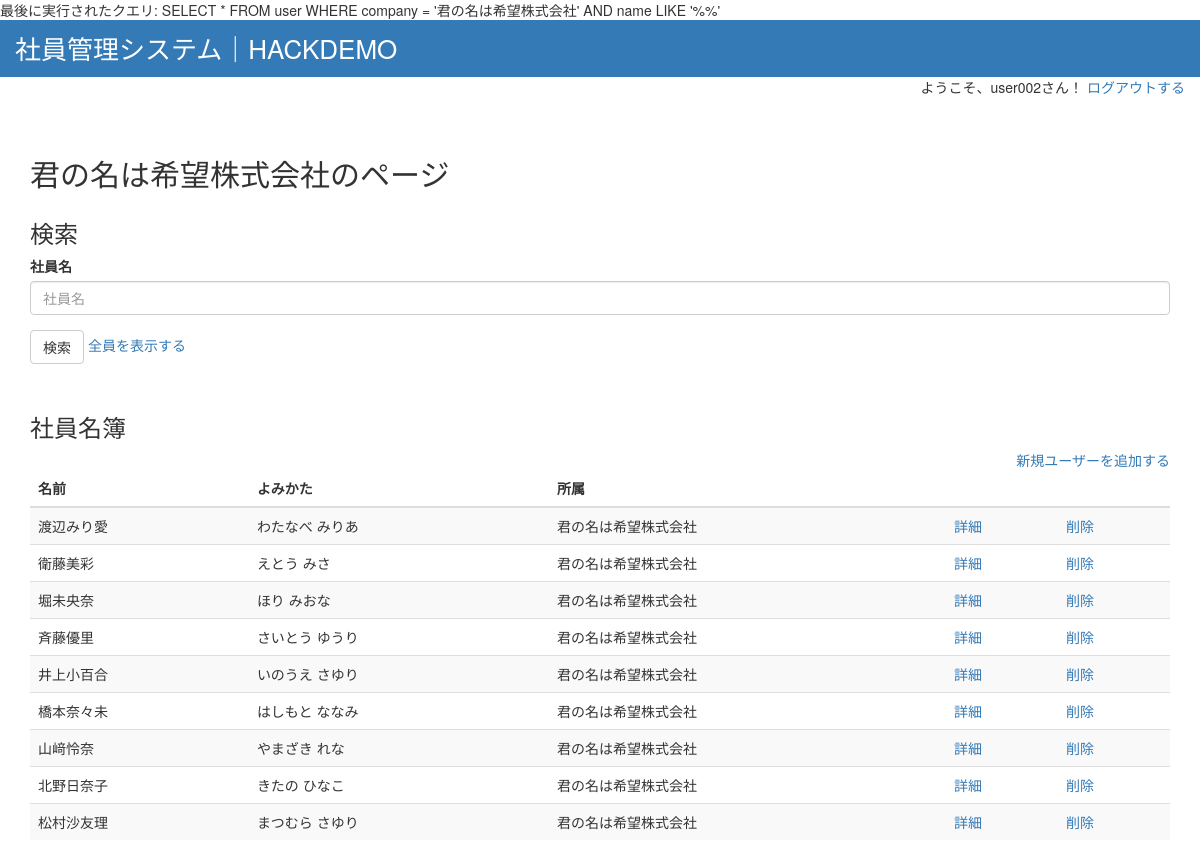
The app's page /index.php (signed in) with its own data.
### tables this page shows
CREATE TABLE IF NOT EXISTS `user` (
  `ID` int(11) NOT NULL AUTO_INCREMENT,
  `name` varchar(255) NOT NULL,
  `hiragana` varchar(255),
  `birthplace` varchar(255),
  `grade` varchar(255),
  `birthday` date,
  `company` varchar(255) NOT NULL,
  PRIMARY KEY (`ID`)
);

### assets/models/users.php (called while the page is built, shortened)
<?php
require_once __DIR__.'/appModel.php';
class Users extends AppModel
{
    public static function search($company, $name)
    {
        $sql = "SELECT * FROM user WHERE company = '$company' AND name LIKE '%$name%'";
        return self::db()->query($sql);
    }
}

### assets/models/appModel.php (called while the page is built)
<?php
class AppModel
{
    protected static function db()
    {
        return new mysqli('localhost', 'root', 'root', 'hackdemo');
    }
}

### index.php (the view, shortened to what this page needs)
<?php
require_once __DIR__ . '/assets/models/users.php';
$name = filter_input(INPUT_POST, 'name');
$users = Users::search($_SESSION['company'], $name);
include __DIR__ . '/assets/templates/header.php';
?>
<div class="container">
    <div class="row">
        <div class="col-lg-12">
            <h2><?= $_SESSION['company'] ?>のページ</h2>
        </div>
        <div class="col-lg-12 mb-30">
            <h3>検索</h3>
            <form method="post" action="">
                <div class="form-group">
                    <label for="InputUsername">社員名</label>
                    <input type="text" class="form-control" id="InputUsername" name="name" placeholder="社員名" value="<?= $name ?>">
                </div>
                <button type="submit" class="btn btn-default">検索</button>
                <a href="index.php">全員を表示する</a>
            </form>
         </div>
        <div class="col-lg-12">
            <h3>社員名簿</h3>
        </div>
        <div class="col-lg-12 text-right">
            <a href="new.php">新規ユーザーを追加する</a>
        </div>
        <div class="col-lg-12">
            <table class="table table-striped">
                <thead>
                    <tr><th>名前</th><th>よみかた</th><th>所属</th><th></th><th></th>
                </thead>
                <tbody>
                    <?php while ($user = $users->fetch_array()) : ?>
                    <tr>
                        <td><?= $user["name"] ?></td>
                        <td><?= $user["hiragana"] ?></td>
                        <td><?= $user["company"] ?></td>
                        <td><a href="show.php?userid=<?= $user['ID'] ?>">詳細</a></td>
                        <td><a href="delete.php?userid=<?= $user['ID'] ?>" onClick='alert("削除します。よろしいですか？")'>削除</a></td>
                    </tr>
                    <?php endwhile ?>
                </tbody>
            </table>
        </div>
    </div>
</div>

### assets/styles/style.css (style rules this page uses)
.mb-30 { margin-bottom: 30px; }

### records on screen
user: name "渡辺みり愛", hiragana "わたなべ みりあ", company "君の名は希望株式会社"
user: name "衛藤美彩", hiragana "えとう みさ", company "君の名は希望株式会社"
user: name "堀未央奈", hiragana "ほり みおな", company "君の名は希望株式会社"
user: name "斉藤優里", hiragana "さいとう ゆうり", company "君の名は希望株式会社"
user: name "井上小百合", hiragana "いのうえ さゆり", company "君の名は希望株式会社"
user: name "橋本奈々未", hiragana "はしもと ななみ", company "君の名は希望株式会社"
user: name "山﨑怜奈", hiragana "やまざき れな", company "君の名は希望株式会社"
user: name "北野日奈子", hiragana "きたの ひなこ", company "君の名は希望株式会社"
user: name "松村沙友理", hiragana "まつむら さゆり", company "君の名は希望株式会社"

### other values on screen
$_SESSION['latest_sql'] "SELECT * FROM user WHERE company = '君の名は希望株式会社' AND name LIKE '%%'"
$_SESSION['username'] "user002"
$_SESSION['company'] "君の名は希望株式会社"
